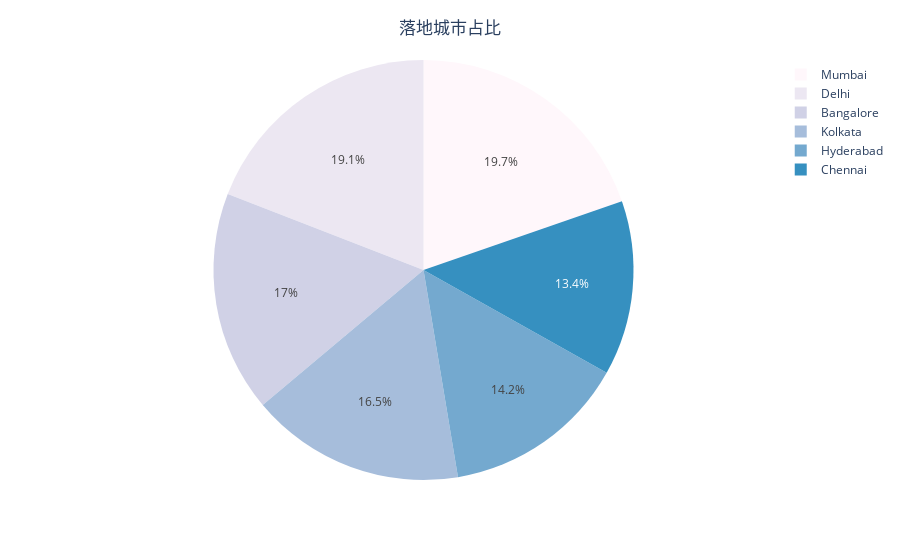

Notebook code cell kept with this figure:
### Code cell
destination_city_count=df['destination_city'].value_counts().reset_index()
# fig = px.pie(destination_city_count, values='count', names='destination_city',title='destination_city ')
fig = px.pie(destination_city_count, values='destination_city', names='index',color_discrete_sequence=px.colors.sequential.PuBu)
fig.update_layout(
    title={  
        "text":'落地城市占比',
        "y":0.96,  
        "x":0.5,
        "xanchor":"center",  
    }
)
fig.show()
fig.write_image('arrival.png')

### Figure 1 — Plotly figure (JSON) as saved in the notebook; plotly's stock layout.template omitted (floating-point values rounded to 4 significant figures)
{"data": [{"domain": {"x": [0, 1], "y": [0, 1]}, "hovertemplate": "index=%{label}<br>destination_city=%{value}<extra></extra>", "labels": ["Mumbai", "Delhi", "Bangalore", "Kolkata", "Hyderabad", "Chennai"], "legendgroup": "", "name": "", "showlegend": true, "type": "pie", "values": [59097, 57360, 51068, 49534, 42726, 40368]}], "layout": {"legend": {"tracegroupgap": 0}, "margin": {"t": 60}, "piecolorway": ["rgb(255,247,251)", "rgb(236,231,242)", "rgb(208,209,230)", "rgb(166,189,219)", "rgb(116,169,207)", "rgb(54,144,192)", "rgb(5,112,176)", "rgb(4,90,141)", "rgb(2,56,88)"], "title": {"text": "落地城市占比", "x": 0.5, "xanchor": "center", "y": 0.96}}}
